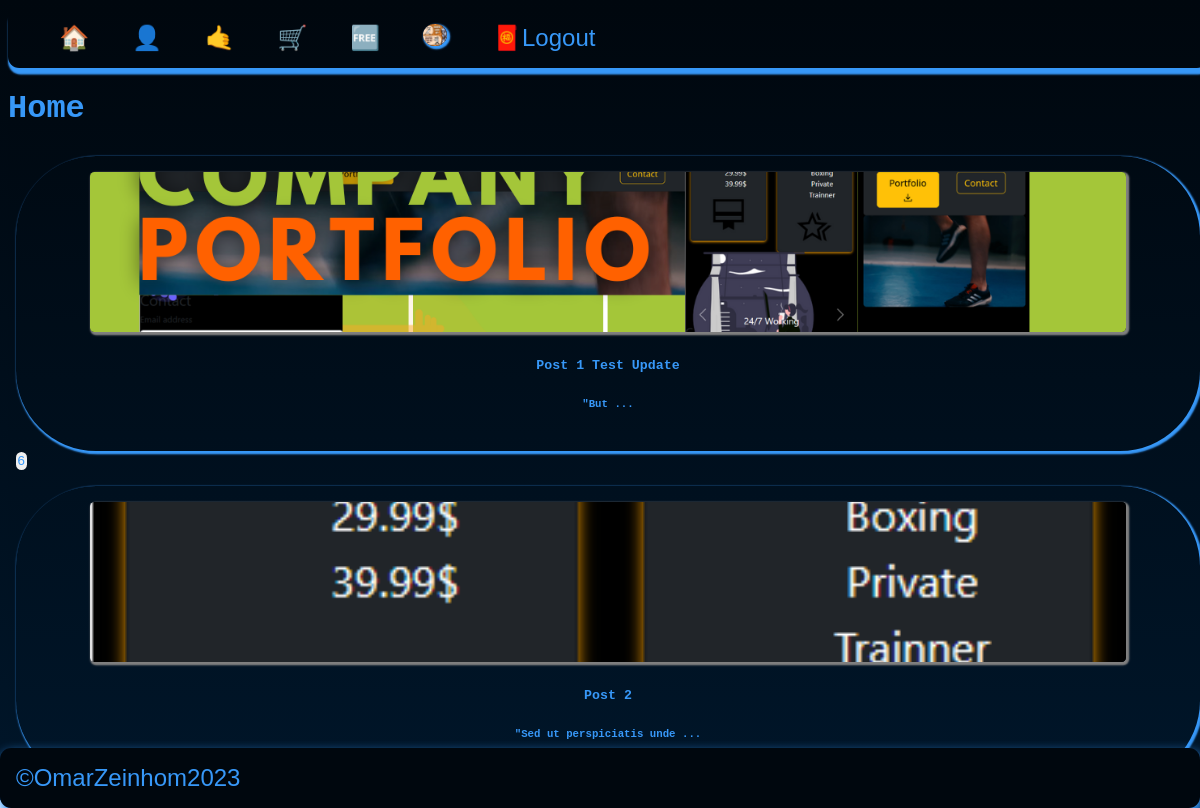
The page /home.php (signed in) on the database its author committed.
### tables this page shows
CREATE TABLE `users` (
  `id` int(11) UNSIGNED NOT NULL,
  `firstname` varchar(50) NOT NULL,
  `lastname` varchar(50) NOT NULL,
  `username` varchar(50) NOT NULL,
  `email` varchar(100) NOT NULL,
  `password` varchar(255) NOT NULL,
  `avatar` varchar(255) NOT NULL,
  `is_admin` tinyint(1) NOT NULL
);

CREATE TABLE `posts` (
  `id` int(11) UNSIGNED NOT NULL,
  `title` varchar(255) NOT NULL,
  `body` text NOT NULL,
  `thumbnail` varchar(255) NOT NULL,
  `date_time` timestamp NOT NULL DEFAULT current_timestamp(),
  `category_id` int(11) UNSIGNED DEFAULT NULL,
  `author_id` int(11) UNSIGNED NOT NULL,
  `is_featured` tinyint(1) NOT NULL
);

### home.php (the view, shortened to what this page needs)
<?php
$page__title = 'Home';
include('./partials/header/header.php');
include('./partials/nav/nav.php');
$query = "SELECT * FROM posts";
$posts = mysqli_query($connect__db, $query);
?>
<h1><?php echo "$page__title" ?> </h1>
<?php while ($single_post = mysqli_fetch_assoc($posts)) : ?>
<div class="app__container">
    <div class="app__row">
        <div class="app__cards" className="app__cards">
            <div class="app__col">
                <div class="app__card" id="appCardId">
                    <div class="app__card-header">
                        <div class="app__card-img-shadow">
                            <img src="<?= HOME_URL . 'images/' . $single_post['thumbnail'] ?>" class="app__card-img"
                                alt="admin_post_thumbnail" loading="lazy" />
                        </div>
                        <h5 id="postsTitle"><?= $single_post['title']; ?></h5>
                        <h6 class="app__td" id="postsBody" maxlength="25">
                            <?= substr($single_post['body'], 0, 25)  . " ..."; ?>
                        </h6>
                    </div>
                </div>
                <div class="app__card-footer">
                    <button class="app__btn">
                        <?= $single_post['category_id'] ?? null; ?>
                    </button>
                </div>
            </div>
        </div>
    </div>
</div>
<?php endwhile; ?>
<?php
include('./partials/footer/footer.php');
?>

### partials/nav/nav.php (shortened to what this page needs)
<?php
if (isset($_SESSION['user-id'])) {
    $id = filter_var($_SESSION['user-id'], FILTER_SANITIZE_NUMBER_INT);
    $query = "SELECT avatar from users WHERE id=$id";
    $result = mysqli_query($connect__db, $query);
    $avatar = mysqli_fetch_assoc($result);
}
?>
<nav class='app__nav' id="appMainNav">
    <ul class='app__nav-items'>
        <li class='app__nav-item active'><a href="<?= HOME_URL ?>home.php" class="app__nav-link">🏠</a></li>
        <li class='app__nav-item'><a href='<?= HOME_URL ?>about.php' class="app__nav-link">👤</a></li>
        <li class='app__nav-item'><a href='<?= HOME_URL ?>contact.php' class="app__nav-link">🤙</a></li>
        <li class='app__nav-item'><a href='<?= HOME_URL ?>shop.php' class="app__nav-link">🛒</a></li>
        <li class='app__nav-item'><a href='<?= HOME_URL ?>opensource.php' class="app__nav-link">🆓</a></li>
        <?php if (isset($_SESSION['user-id'])) : ?>
        <a href="<?= ADMIN_URL ?>" class="app__nav-link">
            <img alt="avatar" class="app__nav-avatar" loading="lazy"
                src="<?= HOME_URL . 'images/' . $avatar['avatar'] ?>" />
        </a>
        <li class='app__nav-item'><a href="<?= HOME_URL ?>logout.php" class="app__nav-link">🧧Logout</a>
            <?php else : ?>
        <li class='app__nav-item'><a href="<?= HOME_URL ?>login.php" class="app__nav-link">🚪</a></li>
        <?php endif; ?>
    </ul>
</nav>

### global/styles/css/main.css (style rules this page uses)
.app__nav { left: 0; width: 100%; top: 0; background-color: var(--color-pearl-black); background-image: var(--color-pearl-black); word-spacing: 1rem; box-shadow: 0.1rem 0.3rem 0.1rem 0.1rem var(--color-primary); border-radius: 0.7rem; overflow: hidden; }
.app__nav-items { list-style: none; }
.app__nav-item { display: inline-block; font-size: 1.5rem; }
.app__nav-link { font-size: 1.5rem; text-decoration: none; transition: 0.3s all ease-in-out; padding: 0.4rem 0.7rem; color: var(--color-primary); }
.app__nav-avatar { border-radius: 90%; max-width: 1.5rem; max-height: 1.4rem; width: 100%; height: 100%; -o-object-fit: cover; object-fit: cover; background-color: black; box-shadow: 0.1rem 0.1rem 0.1rem 0.1rem var(--color-primary); }
* { box-sizing: border-box; }
.app__row ::after { content: ""; clear: both; display: table; }
.app__col { float: left; width: 100%; padding: 0.5rem; }
.app__cards { width: 100%; }
.app__cards::after { content: ""; clear: both; display: table; }
.app__card-img { width: 90%; height: 100%; max-height: 20vh; border-radius: 0.28rem; -o-object-fit: cover; object-fit: cover; box-shadow: 0.1rem 0.1rem 0.1rem 0.1rem gray; }
.app__card { box-shadow: 0.1rem 0.1rem 0.1rem 0.1rem var(--color-primary); border-radius: 5rem; width: 100%; height: 100%; padding: 1rem 1rem 1rem 1rem; max-height: 50vh; }
.app__card-header { text-align: center; font-size: 1rem; }
.app__btn { padding: 0.1rem 0.1rem 0.1rem 0.1rem; border: 0.1rem 0.1rem 0.1rem 0.1rem var(--color-primary); border-radius: 0.9rem; color: var(--color-primary); transition: 0.3s all ease-in-out; }
:root { --color-primary: #3798f8; --color-primary-dark: #002950; --color-secondary: #553d62; --color-dark-charchoal: #2b4353; --color-black: black; --color-medium-gray: #7d8184; --color-dark-gray: #5e6164; --color-darkest-gray: #111111; --color-light-gray: #a9a9a9; --color-lightest-gray: #d3d3d3; --color-dark-pearl: #00070e; --color-dark-navyblue: #00162a; --color-white: #ffffff; --color-red: #700000; --transition-slow: all 3s ease-in-out; --transition-medium: all 1.5s ease-in-out; --transition-fast: all 0.3s ease-in-out; --background-light: linear-gradient( to left var(--color-lightest-gray), var(--color-white) ); --background-dark: linear-gradient( to left var(--color-dark-pearl), var(--color-white) ); }
html { background: linear-gradient(var(--color-dark-pearl), var(--color-dark-navyblue)); background-repeat: no-repeat; width: 100%; height: 100%; }
body { font-family: Arial, Helvetica, sans-serif; color: var(--color-primary); background: linear-gradient(var(--color-dark-pearl), var(--color-dark-navyblue)); background-repeat: no-repeat; width: 100%; height: 100%; }
h1, h2, h3, h4, h5, h6 { font-family: "Courier New", Courier, monospace; }

### rows shown on the page
users: avatar (picture)
posts: thumbnail (picture), title "Post 1 Test Update", body "\"But", category "6"
posts: thumbnail (picture), title "Post 2", body "\"Sed ut perspiciatis unde"

### other values the page prints
$page__title "Home"
